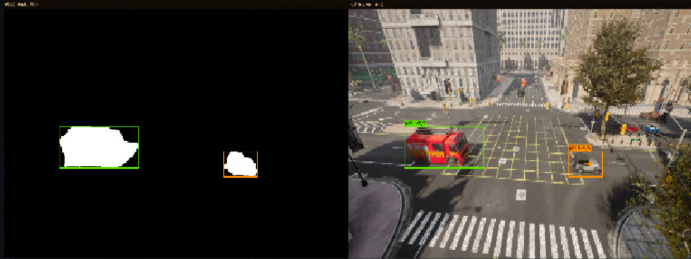
#> input picture picture/MOG2.png, 691 x 259 px
$ python -i vision_processor.py   (imports and definitions only)
#> lines starting #> are read from the running program, lines starting #| are printed output that depends on the picture; after the words box and inside, x2 and y2 are one past the last pixel; in counts of white or black regions, pixels touching at a corner belong together
"""
vision_processor.py  [v3 — 속도 오류 전면 수정]
=================================================

[수정된 문제]
    1. 정지 차량 속도 오류 (6~10km/h 표시)
       - 원인: MOG2 잔상 + IPM 좌표 미세 흔들림이 이동으로 계산됨
       - 해결: Displacement threshold (최소 이동 거리 미만은 0으로 처리)
               + EMA alpha 강화 (0.15 → 더 느리게 반응)

    2. 순간 속도 spike (20km/h 이상 튀는 현상)
       - 원인: 새 트랙 생성 직후 이전 위치 없이 큰 변위 계산
       - 해결: frames_alive < 3 이면 속도 0 (초기 안정화 구간)
               + 속도 상한 클리핑 강화 (80km/h)

    3. IoU 추적기 안정성 향상
       - 매칭 실패 시 위치 보간 (속도 방향으로 extrapolation)
"""

import math
import cv2
import numpy as np
from dataclasses import dataclass
from typing import Dict, List, Optional, Tuple

# =============================================
# 데이터 구조
# =============================================
@dataclass
class DetectedObject:
    pixel_x:  int
    pixel_y:  int
    world_x:  float
    world_y:  float
    bbox:     Tuple[int, int, int, int]
    area:     float
    vehicle_type: str = "unknown"


@dataclass
class TrackedObject:
    track_id:       int
    pixel_x:        int
    pixel_y:        int
    world_x:        float
    world_y:        float
    bbox:           Tuple[int, int, int, int]
    area:           float
    vehicle_type:   str   = "unknown"
    speed_ms:       float = 0.0
    speed_kmh:      float = 0.0
    direction_deg:  float = 0.0
    frames_alive:   int   = 1
    frames_missing: int   = 0
    # 슬라이딩 윈도우: 최근 N프레임 raw 속도 저장 (순간 스파이크 평균화)
    _raw_speed_buf: object = None  # deque, 타입힌트 우회
    # 위치 EMA (속도 계산 전에 world 좌표를 먼저 평활화)
    smooth_x: float = -1.0   # -1 = 아직 초기화 안 됨
    smooth_y: float = -1.0


# =============================================
# 설정값
# =============================================

# ── ROI (도로 영역만 분석) ────────────────────────────────────
ROI_POLYGON = np.array([
    [0,    250],
    [1280, 250],
    [1280, 720],
    [0,    720],
], dtype=np.int32)

# ── 객체 크기 필터 ────────────────────────────────────────────
MIN_AREA_PX  = 800
MAX_AREA_PX  = 60000
MIN_W_PX     = 25
MIN_H_PX     = 15
MAX_ASPECT   = 2.5    # h/w 초과 → 사람·기둥 제거
MIN_ASPECT   = 0.25   # h/w 미만 → 수평 노이즈 제거

# ── IPM 캘리브레이션 ─────────────────────────────────────────
# ── IPM 캘리브레이션 ─────────────────────────────────────────
# CARLA 카메라: height=12m, pitch=-25°, FOV=110°, 1280×720
# geometry 기반으로 역산한 지면 직사각형 → IPM 매핑
#
#  지면 커버 범위: 카메라 전방 6m ~ 28m, 좌우 ±6m (22m × 12m)
#  IPM 출력 크기: 400×400px
#  → PIXELS_PER_METER = 400 / 22m ≈ 18.18
#
#  IPM_SRC: 지면 코너를 카메라 투영으로 역산한 이미지 좌표
#    NL (근거리 좌, 6m/-6m) → (384, 716)
#    NR (근거리 우, 6m/+6m) → (896, 716)
#    FR (원거리 우, 28m/+6m) → (728, 346)
#    FL (원거리 좌, 28m/-6m) → (552, 346)
PIXELS_PER_METER = 18.18  # 400px / 22m (geometry 기반 재계산)

IPM_SRC_POINTS = np.float32([
    [552, 346],   # FL: 원거리 좌 (28m, -6m)
    [728, 346],   # FR: 원거리 우 (28m, +6m)
    [896, 716],   # NR: 근거리 우 ( 6m, +6m)
    [384, 716],   # NL: 근거리 좌 ( 6m, -6m)
])
IPM_DST_POINTS = np.float32([
    [0,   0],
    [400, 0],
    [400, 400],
    [0,   400],
])

# ── 추적 설정 ────────────────────────────────────────────────
MAX_MISSING_FRAMES = 6
IOU_MATCH_THRESH   = 0.15
FPS_ESTIMATE       = 20.0  # CARLA fixed tick rate (world.tick() = 20fps)

# ── 속도 추정 파라미터 ───────────────────────────────────────
# 1) 최소 이동 임계값
# MIN_DISP: POS_EMA(0.70) 적용 후 disp 기준
# 30km/h @ 20fps → real_disp=0.417m → EMA후 0.292m → 0.10 통과
MIN_DISP_METER     = 0.10

# EMA: 0.40 (반응성↑, 기존 0.25는 수렴에 12프레임 필요)
SPEED_EMA_ALPHA    = 0.40

SPEED_CAP_KMH      = 80.0

# 안정화: 2프레임 (기존 4는 너무 긺)
SPEED_STABLE_FRAMES = 2

# ── 시각화 색상 ───────────────────────────────────────────────
_TRACK_COLORS = [
    (0,   255, 100), (0,   140, 255), (255,  50,  50),
    (255, 200,   0), (180,   0, 255), (0,   220, 220),
    (255, 100, 180), (100, 255, 255), (50,  200, 255),
    (200, 255,  50),
]


# =============================================
# IoU 유틸
# =============================================
def _iou(a: Tuple, b: Tuple) -> float:
    ax1, ay1, aw, ah = a
    bx1, by1, bw, bh = b
    ax2, ay2 = ax1+aw, ay1+ah
    bx2, by2 = bx1+bw, by1+bh
    ix1, iy1 = max(ax1,bx1), max(ay1,by1)
    ix2, iy2 = min(ax2,bx2), min(ay2,by2)
    inter = max(0,ix2-ix1) * max(0,iy2-iy1)
    if inter == 0: return 0.0
    return inter / max(aw*ah + bw*bh - inter, 1e-6)


# =============================================
# IoU 기반 추적기 (속도 계산 수정 포함)
# =============================================
class IoUTracker:
    def __init__(self):
        self._next_id = 0
        self._tracks: Dict[int, TrackedObject] = {}

    def update(self, detections: List[DetectedObject]) -> List[TrackedObject]:
        track_ids = list(self._tracks.keys())
        used_det  = set()
        used_trk  = set()

        if track_ids and detections:
            iou_mat = np.zeros((len(track_ids), len(detections)))
            for ti, tid in enumerate(track_ids):
                for di, det in enumerate(detections):
                    iou_mat[ti, di] = _iou(self._tracks[tid].bbox, det.bbox)

            flat = np.argsort(-iou_mat.ravel())
            for idx in flat:
                ti = idx // len(detections)
                di = idx  %  len(detections)
                if iou_mat[ti, di] < IOU_MATCH_THRESH:
                    break
                tid = track_ids[ti]
                if tid in used_trk or di in used_det:
                    continue
                used_trk.add(tid)
                used_det.add(di)

                det = detections[di]
                trk = self._tracks[tid]

                # ── 속도 계산 ────────────────────────────────────
                from collections import deque as _deque

                # ── Step 1: world 좌표 EMA (위치 평활화) ─────────────
                # POS_EMA=0.70: 충분히 빠르게 추종하면서 노이즈 억제
                # 주의: disp = smooth_new - smooth_old
                #       = POS_EMA*(det-prev) → 실제 이동의 POS_EMA배
                #       → raw_kmh 계산 시 POS_EMA로 나눠서 보정
                POS_EMA = 0.70
                if trk.smooth_x < 0:   # 첫 프레임
                    sx = det.world_x
                    sy = det.world_y
                else:
                    sx = POS_EMA * det.world_x + (1 - POS_EMA) * trk.smooth_x
                    sy = POS_EMA * det.world_y + (1 - POS_EMA) * trk.smooth_y

                # ── Step 2: 변위 계산 + POS_EMA 스케일 보정 ─────────
                if trk.smooth_x < 0:
                    disp = 0.0
                else:
                    raw_disp = math.hypot(sx - trk.smooth_x, sy - trk.smooth_y)
                    # POS_EMA로 축소된 disp를 실제 이동량으로 복원
                    disp = raw_disp / POS_EMA

                # ── Step 3: 슬라이딩 윈도우 버퍼 (7프레임) ──────────
                buf = trk._raw_speed_buf
                if buf is None:
                    buf = _deque(maxlen=7)

                # ── Step 4: 초기 안정화 or 최소 변위 미달 → raw=0 ───
                if trk.frames_alive < SPEED_STABLE_FRAMES or disp < MIN_DISP_METER:
                    raw_kmh = 0.0
                else:
                    raw_kmh = min(disp * FPS_ESTIMATE * 3.6, SPEED_CAP_KMH)

                buf.append(raw_kmh)

                # ── Step 5: 중앙값으로 스파이크 제거 → EMA ──────────
                sorted_buf = sorted(buf)
                median_kmh = sorted_buf[len(sorted_buf) // 2]

                prev_kmh = trk.speed_kmh
                spd_kmh  = (SPEED_EMA_ALPHA * median_kmh
                            + (1 - SPEED_EMA_ALPHA) * prev_kmh)

                # ── Step 6: 저속 노이즈 스냅 (2km/h 미만만 0) ──────────
                if spd_kmh < 2.0:
                    spd_kmh = 0.0

                # 방향 (속도 있을 때만 업데이트)
                if disp > MIN_DISP_METER:
                    ang = math.degrees(
                        math.atan2(det.world_y - trk.world_y,
                                   det.world_x - trk.world_x))
                else:
                    ang = trk.direction_deg

                self._tracks[tid] = TrackedObject(
                    track_id=tid,
                    pixel_x=det.pixel_x,    pixel_y=det.pixel_y,
                    world_x=det.world_x,    world_y=det.world_y,
                    bbox=det.bbox,          area=det.area,
                    vehicle_type=trk.vehicle_type,
                    speed_ms=spd_kmh/3.6,   speed_kmh=spd_kmh,
                    direction_deg=ang,
                    frames_alive=trk.frames_alive + 1,
                    frames_missing=0,
                    _raw_speed_buf=buf,
                    smooth_x=sx,            # 평활화된 위치 이어받기
                    smooth_y=sy,
                )

        # 미매칭 트랙
        for tid in track_ids:
            if tid not in used_trk:
                trk = self._tracks[tid]
                m   = trk.frames_missing + 1
                if m >= MAX_MISSING_FRAMES:
                    del self._tracks[tid]
                else:
                    d = trk.__dict__.copy()
                    d["frames_missing"] = m
                    # 미감지 시 속도 서서히 감소
                    d["speed_kmh"] = trk.speed_kmh * 0.7
                    d["speed_ms"]  = d["speed_kmh"] / 3.6
                    self._tracks[tid] = TrackedObject(**d)

        # 신규 트랙
        for di, det in enumerate(detections):
            if di not in used_det:
                tid = self._next_id
                self._next_id += 1
                self._tracks[tid] = TrackedObject(
                    track_id=tid,
                    pixel_x=det.pixel_x, pixel_y=det.pixel_y,
                    world_x=det.world_x, world_y=det.world_y,
                    bbox=det.bbox, area=det.area,
                    vehicle_type=det.vehicle_type,
                    speed_ms=0.0, speed_kmh=0.0,
                    direction_deg=0.0, frames_alive=1, frames_missing=0,
                )

        return [t for t in self._tracks.values() if t.frames_missing == 0]


# =============================================
# VisionProcessor v3
# =============================================
class VisionProcessor:
    """
    차량 검출·추적 (속도 추정 수정 버전)

    파이프라인:
        원본 → ROI 마스크 → MOG2 배경차분 → 형태학적 클린업
        → 컨투어 필터(면적·종횡비) → IoU 추적
        → Displacement threshold 기반 속도 추정
        → EMA 평활화 + 저속 스냅(2km/h 미만 → 0)
    """

    def __init__(self,
                 roi_polygon: np.ndarray = None,
                 ipm_src: np.ndarray = None,
                 ipm_dst: np.ndarray = None):

        self.roi_polygon = roi_polygon if roi_polygon is not None else ROI_POLYGON
        self._roi_mask: Optional[np.ndarray] = None

        self.bg_sub = cv2.createBackgroundSubtractorMOG2(
            history=500, varThreshold=40, detectShadows=False)

        self.kernel_open   = cv2.getStructuringElement(
            cv2.MORPH_ELLIPSE, (5, 5))
        self.kernel_dilate = cv2.getStructuringElement(
            cv2.MORPH_ELLIPSE, (7, 7))
        self.kernel_close  = cv2.getStructuringElement(
            cv2.MORPH_RECT,   (25, 25))

        src = ipm_src if ipm_src is not None else IPM_SRC_POINTS
        dst = ipm_dst if ipm_dst is not None else IPM_DST_POINTS
        self.ipm_matrix     = cv2.getPerspectiveTransform(src, dst)
        self.ipm_matrix_inv = np.linalg.inv(self.ipm_matrix)

        self.tracker = IoUTracker()
        self._debug_img: Optional[np.ndarray] = None

        print("[VisionProcessor v3] 초기화 완료 (속도 추정 수정)")

    def _ensure_roi_mask(self, h, w):
        if self._roi_mask is not None and self._roi_mask.shape == (h, w):
            return
        mask = np.zeros((h, w), dtype=np.uint8)
        cv2.fillPoly(mask, [self.roi_polygon], 255)
        self._roi_mask = mask

    def _apply_roi(self, frame):
        h, w = frame.shape[:2]
        self._ensure_roi_mask(h, w)
        return cv2.bitwise_and(frame, frame, mask=self._roi_mask)

    def _morph_cleanup(self, mask):
        m = cv2.morphologyEx(mask, cv2.MORPH_OPEN,  self.kernel_open)
        m = cv2.dilate(m, self.kernel_dilate, iterations=1)
        m = cv2.morphologyEx(m, cv2.MORPH_CLOSE, self.kernel_close)
        return m

    def _filter_contour(self, contour):
        area = cv2.contourArea(contour)
        if not (MIN_AREA_PX < area < MAX_AREA_PX):
            return None
        x, y, w, h = cv2.boundingRect(contour)
        if w < MIN_W_PX or h < MIN_H_PX:
            return None
        aspect = h / max(w, 1)
        if aspect > MAX_ASPECT or aspect < MIN_ASPECT:
            return None
        return (x, y, w, h)

    def _pixel_to_world(self, px, py):
        pt = np.float32([[[px, py]]])
        tp = cv2.perspectiveTransform(pt, self.ipm_matrix)
        return (float(tp[0][0][0]) / PIXELS_PER_METER,
                float(tp[0][0][1]) / PIXELS_PER_METER)

    def process_frame(self, frame: np.ndarray) -> List[TrackedObject]:
        roi_frame  = self._apply_roi(frame)
        fg         = self.bg_sub.apply(roi_frame)
        _, binary  = cv2.threshold(fg, 200, 255, cv2.THRESH_BINARY)
        clean      = self._morph_cleanup(binary)

        contours, _ = cv2.findContours(
            clean, cv2.RETR_EXTERNAL, cv2.CHAIN_APPROX_SIMPLE)

        detections: List[DetectedObject] = []
        for cnt in contours:
            bbox = self._filter_contour(cnt)
            if bbox is None:
                continue
            x, y, w, h = bbox
            cx  = x + w // 2
            cy  = y + h // 2
            # IPM 투영: centroid 대신 BBox bottom-center 사용
            # bottom-center = 차량이 지면에 닿는 점 → 원거리 오차 최소화
            bcy = min(y + h, frame.shape[0] - 1)  # bottom-center y (지면 접촉점)
            wx, wy = self._pixel_to_world(cx, bcy)
            detections.append(DetectedObject(
                pixel_x=cx, pixel_y=cy,   # 시각화는 centroid 유지
                world_x=wx, world_y=wy,   # 속도 계산은 bottom-center
                bbox=bbox, area=cv2.contourArea(cnt),
            ))

        tracked = self.tracker.update(detections)
        self._build_debug_image(frame, clean, tracked)
        return tracked

    def _build_debug_image(self, frame, mask, tracked):
        h, w = frame.shape[:2]
        left  = cv2.cvtColor(mask, cv2.COLOR_GRAY2BGR)
        right = frame.copy()

        if self._roi_mask is not None:
            edge = cv2.Canny(self._roi_mask, 50, 150)
            left[edge > 0] = (0, 200, 100)

        for trk in tracked:
            col = _TRACK_COLORS[trk.track_id % len(_TRACK_COLORS)]
            x, yt, bw, bh = trk.bbox

            for img in [left, right]:
                cv2.rectangle(img, (x, yt), (x+bw, yt+bh), col, 2)

            lbl = f"#{trk.track_id} {trk.speed_kmh:.0f}km/h"
            (lw, lh), _ = cv2.getTextSize(
                lbl, cv2.FONT_HERSHEY_SIMPLEX, 0.42, 1)
            ly = max(yt - 5, lh + 4)
            cv2.rectangle(right, (x, ly-lh-3), (x+lw+4, ly+3), col, -1)
            cv2.putText(right, lbl, (x+2, ly),
                        cv2.FONT_HERSHEY_SIMPLEX, 0.42,
                        (0, 0, 0), 1, cv2.LINE_AA)

            if trk.speed_kmh > 2.0:
                ang = math.radians(trk.direction_deg)
                ex  = int(trk.pixel_x + 20*math.cos(ang))
                ey  = int(trk.pixel_y + 20*math.sin(ang))
                if 0 <= ex < w and 0 <= ey < h:
                    cv2.arrowedLine(right,
                                    (trk.pixel_x, trk.pixel_y), (ex, ey),
                                    col, 2, cv2.LINE_AA, tipLength=0.35)

        for img, txt in [(left,  "MOG2 Mask (ROI)"),
                         (right, f"IoU Tracker  n={len(tracked)}")]:
            cv2.rectangle(img, (0, 0), (w, 26), (8, 10, 18), -1)
            cv2.putText(img, txt, (6, 18),
                        cv2.FONT_HERSHEY_SIMPLEX, 0.44,
                        (180, 220, 255), 1, cv2.LINE_AA)

        self._debug_img = np.hstack([left, right])

    def get_debug_image(self) -> Optional[np.ndarray]:
        return self._debug_img

    def get_topview_frame(self, frame: np.ndarray) -> np.ndarray:
        return cv2.warpPerspective(frame, self.ipm_matrix, (400, 400))

>>> import cv2
>>> picture = cv2.imread('../picture/MOG2.png')
#> picture is the input picture: shape (259, 691, 3); mean B, G, R 53, 59.8, 64.8
>>> result = VisionProcessor().process_frame(picture)
#> in _ensure_roi_mask, `cv2.fillPoly(mask, [self.roi_polygon], 255)`:
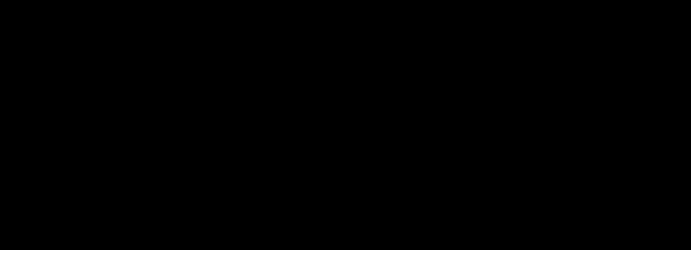
#> mask: shape (259, 691); 3.5% white; 1 white region, box (x1, y1, x2, y2) and area: (0, 250, 691, 259) 6219
#> in _apply_roi, `return cv2.bitwise_and(frame, frame, mask=self._roi_mask)`:
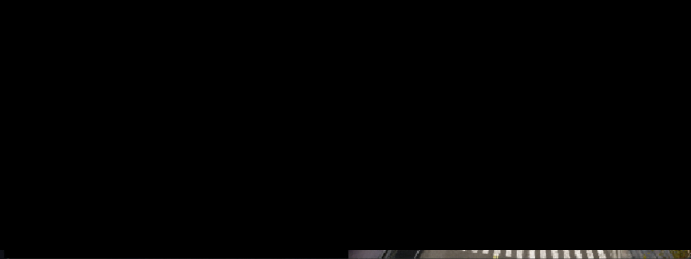
#> returned value: shape (259, 691, 3); mean of channels 0, 1, 2 1.7, 1.8, 1.9; drawn as B, G, R
#> in process_frame, `fg         = self.bg_sub.apply(roi_frame)`: fg: shape (259, 691); every value is 255
#> in process_frame, `contours, _ = cv2.findContours( clean, cv2.RETR_EXTERNAL, cv2.CHAIN_AP..`: contours = [[[0, 0], [0, 258], [690, 258], [690, 0]]]
#> the loop in process_frame, `for cnt in contours:` made 1 pass
#> (cnt, area in _filter_contour) on pass 1: ([[0, 0], [0, 258], [690, 258], [690, 0]], 178020)
#> after the loop in process_frame, `for cnt in contours:`: detections = []
#> after the loop in update, `for di, det in enumerate(detections):`: self._next_id = 0; self._tracks = 0 items
#> in process_frame, `tracked = self.tracker.update(detections)`: tracked = []
#> in _build_debug_image, `left  = cv2.cvtColor(mask, cv2.COLOR_GRAY2BGR)`: left: shape (259, 691, 3); every value is 255
#> in _build_debug_image, `edge = cv2.Canny(self._roi_mask, 50, 150)`:
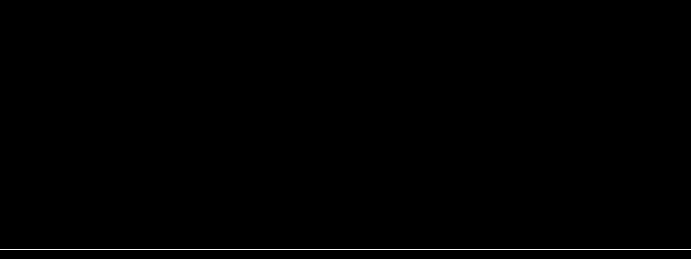
#> edge: shape (259, 691); 0.39% white in thin lines or dots, all inside (x1, y1, x2, y2) = (0, 249, 691, 250)
#> in _build_debug_image, `left[edge > 0] = (0, 200, 100)`:
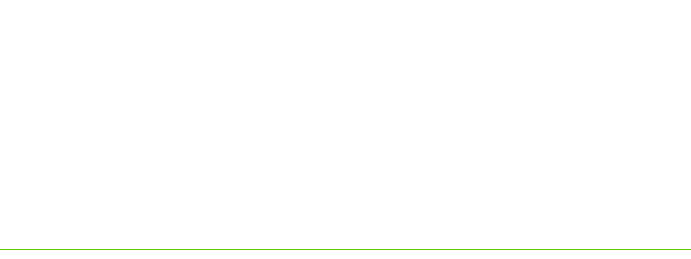
#> left: shape (259, 691, 3); mean B, G, R 254, 254.8, 254.4
#> the loop in _build_debug_image, `for img, txt in [(left,  "MOG2 Mask (ROI)"), (right, f"IoU Tracker  n=..` made 2 passes
#> txt on passes 1 to 2: 'MOG2 Mask (ROI)', 'IoU Tracker  n=0'
#> in _build_debug_image, `self._debug_img = np.hstack([left, right])`:
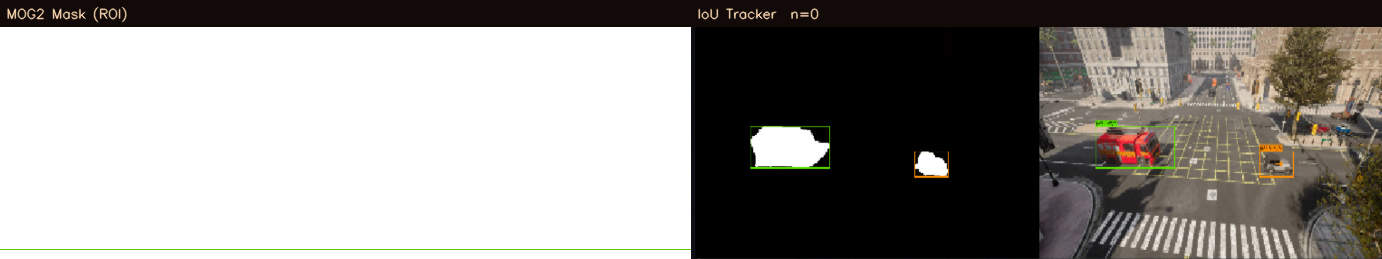
#> self._debug_img: shape (259, 1382, 3); mean B, G, R 139, 142.7, 145.6
#> result = []

$ run again, on picture/bev.png
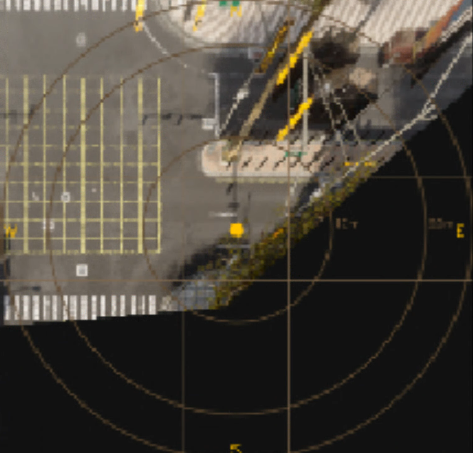
#> input picture picture/bev.png, 473 x 453 px
#> picture is the input picture: shape (453, 473, 3); mean B, G, R 60.9, 70, 75.8
#> mask: shape (453, 473); 44.8% white; 1 white region, box (x1, y1, x2, y2) and area: (0, 250, 473, 453) 96019
#> fg: shape (453, 473); every value is 255
#> contours = [[[0, 0], [0, 452], [472, 452], [472, 0]]]
#> the loop in process_frame, `for cnt in contours:` made 1 pass
#> (cnt, area in _filter_contour) on pass 1: ([[0, 0], [0, 452], [472, 452], [472, 0]], 213344)
#> after the loop in process_frame, `for cnt in contours:`: detections = []
#> after the loop in update, `for di, det in enumerate(detections):`: self._next_id = 0; self._tracks = 0 items
#> tracked = []
#> edge: shape (453, 473); 0.22% white in thin lines or dots, all inside (x1, y1, x2, y2) = (0, 249, 473, 250)
#> in _build_debug_image, `left[edge > 0] = (0, 200, 100)`:
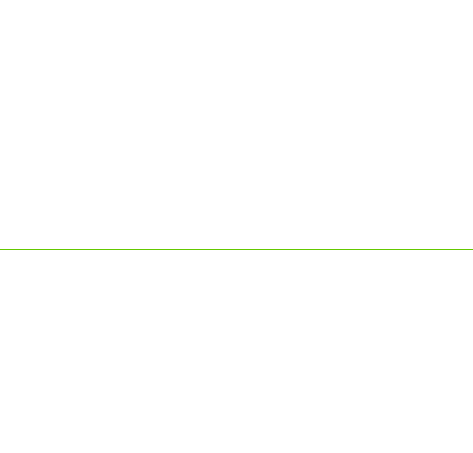
#> left: shape (453, 473, 3); mean B, G, R 254.4, 254.9, 254.7
#> the loop in _build_debug_image, `for img, txt in [(left,  "MOG2 Mask (ROI)"), (right, f"IoU Tracker  n=..` made 2 passes
#> txt on passes 1 to 2: 'MOG2 Mask (ROI)', 'IoU Tracker  n=0'
#> in _build_debug_image, `self._debug_img = np.hstack([left, right])`:
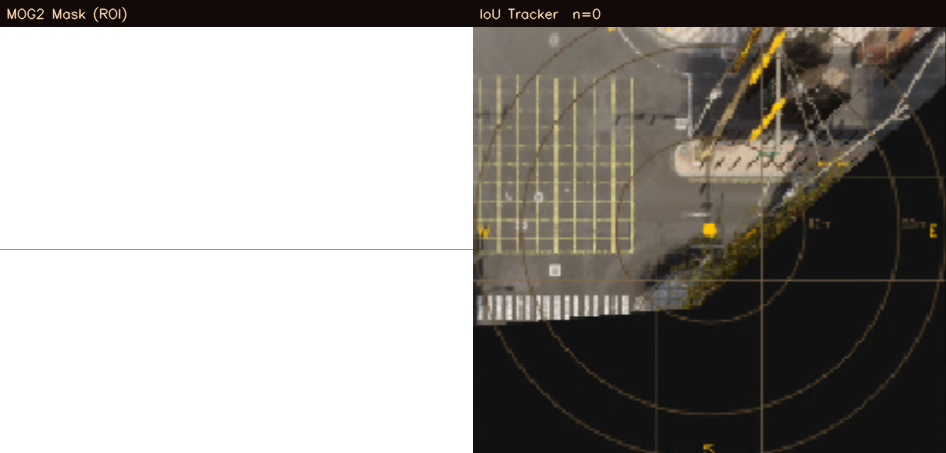
#> self._debug_img: shape (453, 946, 3); mean B, G, R 146.7, 151.2, 154.1
